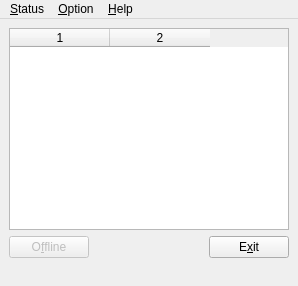
<ui version="4.0" >
 <class>Main</class>
 <widget class="QMainWindow" name="Main" >
  <property name="geometry" >
   <rect>
    <x>0</x>
    <y>0</y>
    <width>298</width>
    <height>286</height>
   </rect>
  </property>
  <property name="sizePolicy" >
   <sizepolicy>
    <hsizetype>7</hsizetype>
    <vsizetype>7</vsizetype>
    <horstretch>0</horstretch>
    <verstretch>0</verstretch>
   </sizepolicy>
  </property>
  <property name="minimumSize" >
   <size>
    <width>0</width>
    <height>0</height>
   </size>
  </property>
  <property name="maximumSize" >
   <size>
    <width>800</width>
    <height>600</height>
   </size>
  </property>
  <property name="windowTitle" >
   <string>QEN</string>
  </property>
  <property name="windowIcon" >
   <iconset resource="Main.qrc" >:/apps/icons/apps/infolog.png</iconset>
  </property>
  <widget class="QWidget" name="cwMain" >
   <layout class="QGridLayout" >
    <property name="margin" >
     <number>9</number>
    </property>
    <property name="spacing" >
     <number>6</number>
    </property>
    <item row="0" column="0" >
     <widget class="QTableWidget" name="twTasks" >
      <property name="contextMenuPolicy" >
       <enum>Qt::ActionsContextMenu</enum>
      </property>
      <property name="editTriggers" >
       <set>QAbstractItemView::NoEditTriggers</set>
      </property>
      <property name="columnCount" >
       <number>2</number>
      </property>
      <column/>
      <column/>
     </widget>
    </item>
    <item row="1" column="0" >
     <layout class="QHBoxLayout" >
      <property name="margin" >
       <number>0</number>
      </property>
      <property name="spacing" >
       <number>6</number>
      </property>
      <item>
       <widget class="QPushButton" name="pbOnline" >
        <property name="enabled" >
         <bool>false</bool>
        </property>
        <property name="text" >
         <string>O&amp;ffline</string>
        </property>
        <property name="icon" >
         <iconset resource="Main.qrc" >:/actions/icons/actions/led-red.png</iconset>
        </property>
        <property name="checkable" >
         <bool>true</bool>
        </property>
       </widget>
      </item>
      <item>
       <spacer>
        <property name="orientation" >
         <enum>Qt::Horizontal</enum>
        </property>
        <property name="sizeHint" >
         <size>
          <width>40</width>
          <height>20</height>
         </size>
        </property>
       </spacer>
      </item>
      <item>
       <widget class="QPushButton" name="pbExit" >
        <property name="text" >
         <string>E&amp;xit</string>
        </property>
        <property name="icon" >
         <iconset resource="Main.qrc" >:/actions/icons/actions/exit.png</iconset>
        </property>
        <property name="shortcut" >
         <string/>
        </property>
       </widget>
      </item>
     </layout>
    </item>
   </layout>
  </widget>
  <widget class="QStatusBar" name="sbMain" >
   <property name="sizeGripEnabled" >
    <bool>false</bool>
   </property>
  </widget>
  <widget class="QMenuBar" name="mbMain" >
   <property name="geometry" >
    <rect>
     <x>0</x>
     <y>0</y>
     <width>298</width>
     <height>21</height>
    </rect>
   </property>
   <widget class="QMenu" name="mOption" >
    <property name="title" >
     <string>&amp;Option</string>
    </property>
    <addaction name="aOptSettings" />
   </widget>
   <widget class="QMenu" name="mStatus" >
    <property name="title" >
     <string>&amp;Status</string>
    </property>
    <addaction name="aStaConnect" />
    <addaction name="aStaDisconnect" />
    <addaction name="separator" />
    <addaction name="aStaExit" />
   </widget>
   <widget class="QMenu" name="mHelp" >
    <property name="title" >
     <string>&amp;Help</string>
    </property>
    <widget class="QMenu" name="mHome" >
     <property name="title" >
      <string>&amp;URL</string>
     </property>
     <addaction name="aUQEN" />
     <addaction name="aUQt4" />
     <addaction name="aUPyQt4" />
     <addaction name="aUPython" />
     <addaction name="aUEGroupWare" />
    </widget>
    <widget class="QMenu" name="mAbout" >
     <property name="title" >
      <string>&amp;About</string>
     </property>
     <addaction name="aAQEN" />
     <addaction name="separator" />
     <addaction name="aAQt4" />
    </widget>
    <addaction name="mHome" />
    <addaction name="mAbout" />
   </widget>
   <addaction name="mStatus" />
   <addaction name="mOption" />
   <addaction name="mHelp" />
  </widget>
  <action name="aStaExit" >
   <property name="icon" >
    <iconset resource="Main.qrc" >:/actions/icons/actions/exit.png</iconset>
   </property>
   <property name="text" >
    <string>E&amp;xit</string>
   </property>
   <property name="shortcut" >
    <string>Ctrl+Q</string>
   </property>
  </action>
  <action name="aStaDisconnect" >
   <property name="enabled" >
    <bool>false</bool>
   </property>
   <property name="icon" >
    <iconset resource="Main.qrc" >:/actions/icons/actions/led-red.png</iconset>
   </property>
   <property name="text" >
    <string>&amp;Disconnect</string>
   </property>
  </action>
  <action name="aOptSettings" >
   <property name="icon" >
    <iconset resource="Main.qrc" >:/apps/icons/apps/package_settings.png</iconset>
   </property>
   <property name="text" >
    <string>&amp;Settings</string>
   </property>
   <property name="toolTip" >
    <string>Open Settings dialog</string>
   </property>
  </action>
  <action name="aAQEN" >
   <property name="icon" >
    <iconset resource="Main.qrc" >:/apps/icons/apps/infolog.png</iconset>
   </property>
   <property name="text" >
    <string>QEN</string>
   </property>
  </action>
  <action name="aAQt4" >
   <property name="icon" >
    <iconset resource="Main.qrc" >:/apps/icons/apps/qt4-logo.png</iconset>
   </property>
   <property name="text" >
    <string>Qt4</string>
   </property>
  </action>
  <action name="aUQuamachi" >
   <property name="icon" >
    <iconset resource="Main.qrc" >:/apps/icons/apps/Quamachi.png</iconset>
   </property>
   <property name="text" >
    <string>Quamachi</string>
   </property>
  </action>
  <action name="aUQt4" >
   <property name="icon" >
    <iconset resource="Main.qrc" >:/apps/icons/apps/qt4-logo.png</iconset>
   </property>
   <property name="text" >
    <string>Qt4</string>
   </property>
  </action>
  <action name="aUPyQt4" >
   <property name="icon" >
    <iconset resource="Main.qrc" >:/apps/icons/apps/pyqt-logo.png</iconset>
   </property>
   <property name="text" >
    <string>PyQt4</string>
   </property>
  </action>
  <action name="aUPython" >
   <property name="icon" >
    <iconset resource="Main.qrc" >:/apps/icons/apps/python-logo.png</iconset>
   </property>
   <property name="text" >
    <string>Python</string>
   </property>
  </action>
  <action name="aDAuthors" >
   <property name="icon" >
    <iconset resource="Main.qrc" >:/mimetypes/icons/mimetypes/txt.png</iconset>
   </property>
   <property name="text" >
    <string>Authors</string>
   </property>
  </action>
  <action name="aDChanges" >
   <property name="icon" >
    <iconset resource="Main.qrc" >:/mimetypes/icons/mimetypes/txt.png</iconset>
   </property>
   <property name="text" >
    <string>Changes</string>
   </property>
  </action>
  <action name="aDCopying" >
   <property name="icon" >
    <iconset resource="Main.qrc" >:/mimetypes/icons/mimetypes/txt.png</iconset>
   </property>
   <property name="text" >
    <string>Copying</string>
   </property>
  </action>
  <action name="aDInstall" >
   <property name="icon" >
    <iconset resource="Main.qrc" >:/mimetypes/icons/mimetypes/txt.png</iconset>
   </property>
   <property name="text" >
    <string>Install</string>
   </property>
  </action>
  <action name="aDIssues" >
   <property name="icon" >
    <iconset resource="Main.qrc" >:/mimetypes/icons/mimetypes/txt.png</iconset>
   </property>
   <property name="text" >
    <string>Issues</string>
   </property>
  </action>
  <action name="aDLicence" >
   <property name="icon" >
    <iconset resource="Main.qrc" >:/mimetypes/icons/mimetypes/txt.png</iconset>
   </property>
   <property name="text" >
    <string>Licence</string>
   </property>
  </action>
  <action name="aDNews" >
   <property name="icon" >
    <iconset resource="Main.qrc" >:/mimetypes/icons/mimetypes/txt.png</iconset>
   </property>
   <property name="text" >
    <string>News</string>
   </property>
  </action>
  <action name="aDIntroduction" >
   <property name="icon" >
    <iconset resource="Main.qrc" >:/mimetypes/icons/mimetypes/txt.png</iconset>
   </property>
   <property name="text" >
    <string>Introduction</string>
   </property>
  </action>
  <action name="aDRequests" >
   <property name="icon" >
    <iconset resource="Main.qrc" >:/mimetypes/icons/mimetypes/txt.png</iconset>
   </property>
   <property name="text" >
    <string>Requests</string>
   </property>
  </action>
  <action name="aUCheckInstall" >
   <property name="icon" >
    <iconset resource="Main.qrc" >:/apps/icons/apps/ckhome2.png</iconset>
   </property>
   <property name="text" >
    <string>CheckInstall</string>
   </property>
  </action>
  <action name="aUMake" >
   <property name="icon" >
    <iconset resource="Main.qrc" >:/apps/icons/apps/gnu-head-sm.jpg</iconset>
   </property>
   <property name="text" >
    <string>Make</string>
   </property>
  </action>
  <action name="aUMinGW" >
   <property name="text" >
    <string>MinGW</string>
   </property>
  </action>
  <action name="aStaConnect" >
   <property name="icon" >
    <iconset resource="Main.qrc" >:/actions/icons/actions/led-green.png</iconset>
   </property>
   <property name="text" >
    <string>&amp;Connect</string>
   </property>
  </action>
  <action name="aSep1" >
   <property name="text" >
    <string>Separator</string>
   </property>
  </action>
  <action name="aSep2" >
   <property name="text" >
    <string>Separator</string>
   </property>
  </action>
  <action name="aSep3" >
   <property name="text" >
    <string>Separator</string>
   </property>
  </action>
  <action name="aOptHideOfflinePeers" >
   <property name="checkable" >
    <bool>true</bool>
   </property>
   <property name="checked" >
    <bool>true</bool>
   </property>
   <property name="text" >
    <string>Hide Offline Peers</string>
   </property>
  </action>
  <action name="aUEGroupWare" >
   <property name="icon" >
    <iconset resource="Main.qrc" >:/apps/icons/apps/egw.png</iconset>
   </property>
   <property name="text" >
    <string>eGroupWare</string>
   </property>
  </action>
  <action name="aUQEN" >
   <property name="icon" >
    <iconset resource="Main.qrc" >:/apps/icons/apps/infolog.png</iconset>
   </property>
   <property name="text" >
    <string>QEN</string>
   </property>
  </action>
  <action name="aTaskAccept" >
   <property name="icon" >
    <iconset resource="Main.qrc" >:/actions/icons/actions/button_ok.png</iconset>
   </property>
   <property name="text" >
    <string>Accept</string>
   </property>
  </action>
 </widget>
 <tabstops>
  <tabstop>pbExit</tabstop>
  <tabstop>pbOnline</tabstop>
 </tabstops>
 <resources>
  <include location="Main.qrc" />
 </resources>
 <connections>
  <connection>
   <sender>pbExit</sender>
   <signal>clicked()</signal>
   <receiver>aStaExit</receiver>
   <slot>trigger()</slot>
   <hints>
    <hint type="sourcelabel" >
     <x>419</x>
     <y>434</y>
    </hint>
    <hint type="destinationlabel" >
     <x>-1</x>
     <y>-1</y>
    </hint>
   </hints>
  </connection>
  <connection>
   <sender>twTasks</sender>
   <signal>itemDoubleClicked(QTableWidgetItem*)</signal>
   <receiver>aTaskAccept</receiver>
   <slot>trigger()</slot>
   <hints>
    <hint type="sourcelabel" >
     <x>148</x>
     <y>125</y>
    </hint>
    <hint type="destinationlabel" >
     <x>-1</x>
     <y>-1</y>
    </hint>
   </hints>
  </connection>
 </connections>
</ui>
